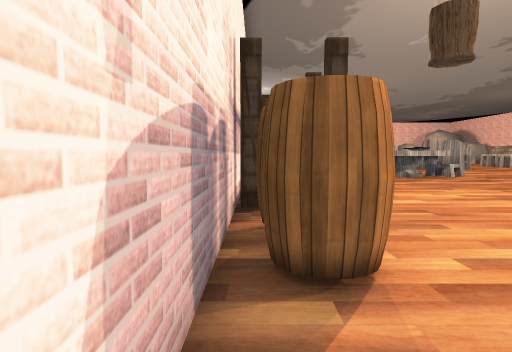
view 1 (above)

20 first-person views from a walk through a Unity game level. The camera is 1.3 m above the floor, tilts 4° down and sees 80° across. The floor is counted in squares, 1 m on a side. Each view is taken from the middle of a square. On the plan, view 1 faces up. The plan holds only what a view shows up to about 14 squares ahead; the rest is blank. The place goes on beyond the plan. The player is left out. Some surface patterns are stand-ins.

view 2
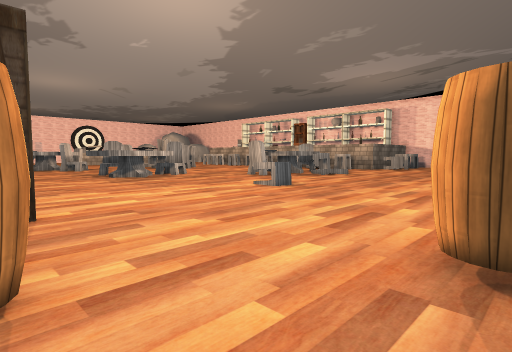

view 3
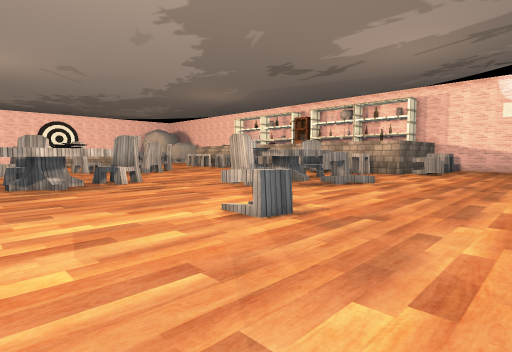

view 4
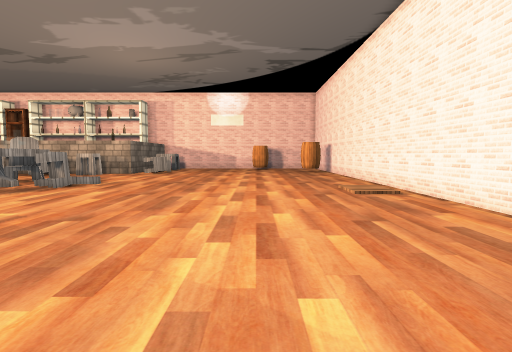

view 5
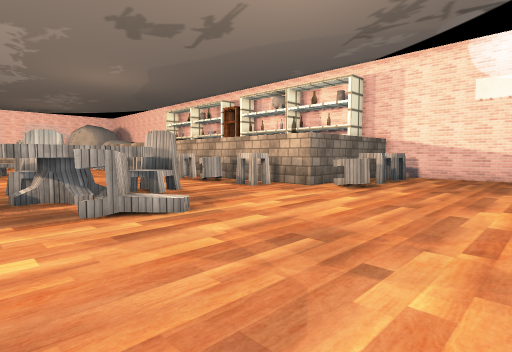

view 6
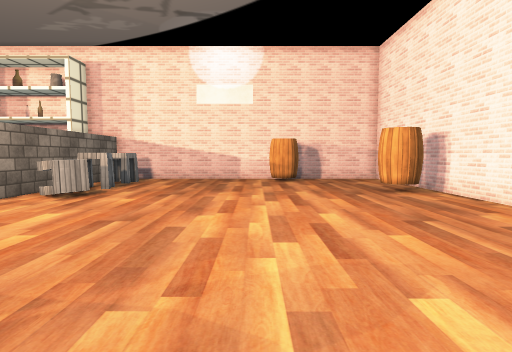

view 7
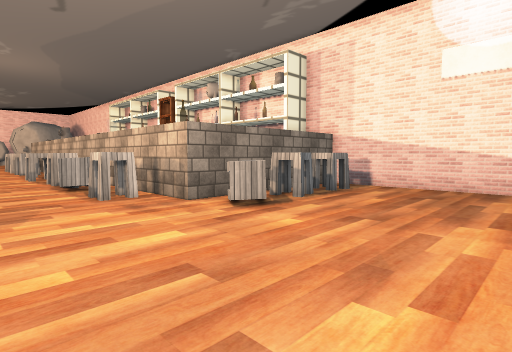

view 8
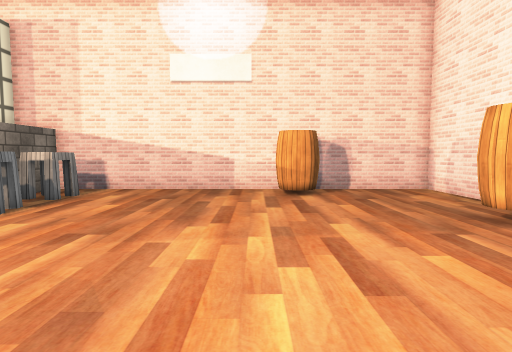

view 9
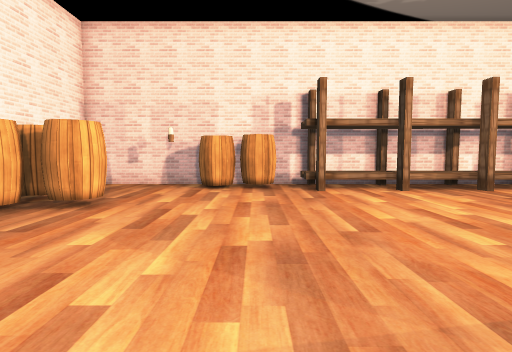

view 10
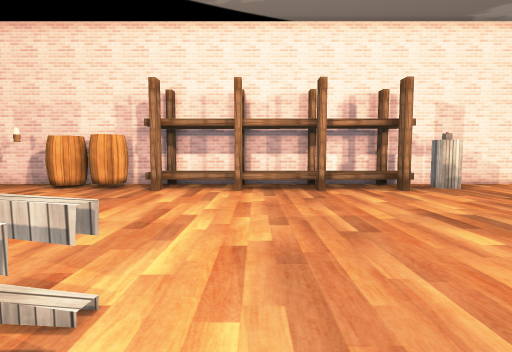

view 11
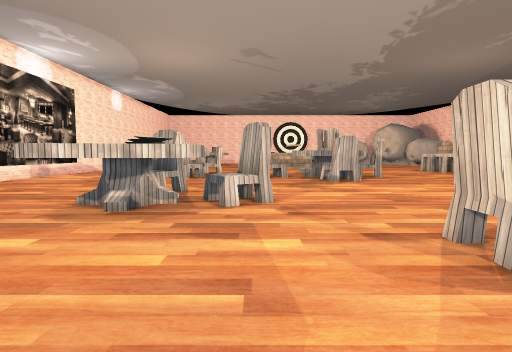

view 12
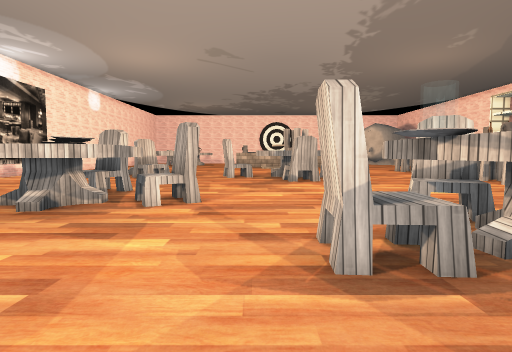

view 13
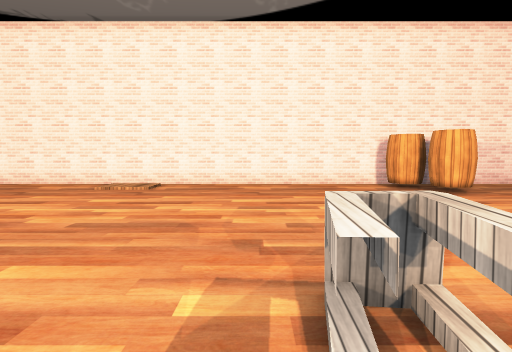

view 14
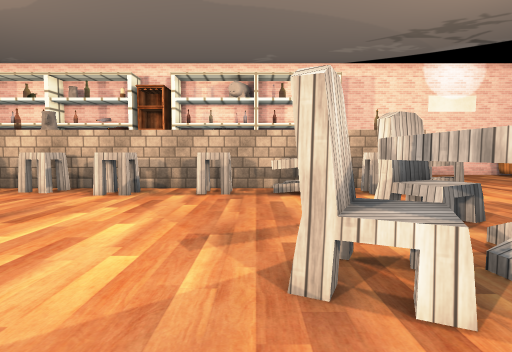

view 15
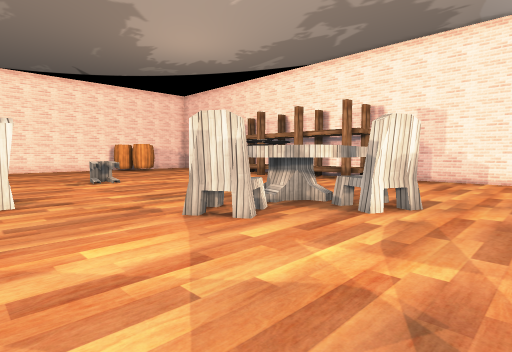

view 16
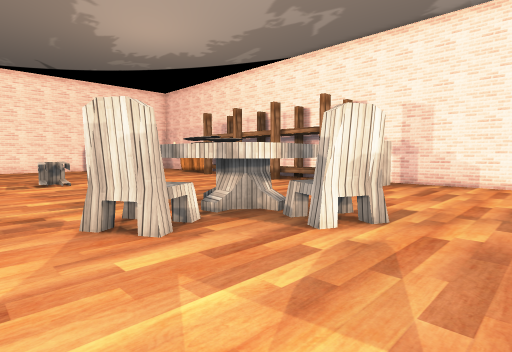

view 17
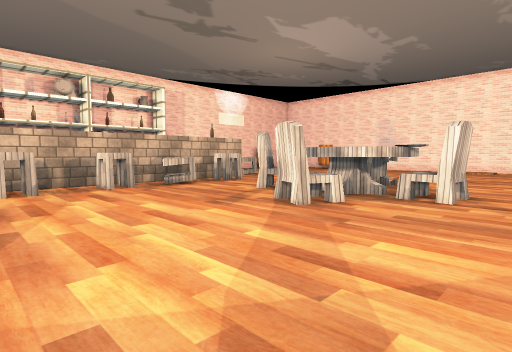

view 18
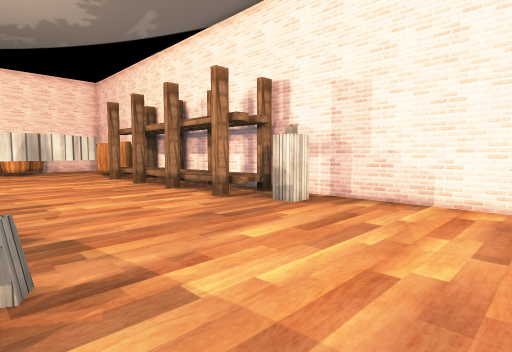

view 19
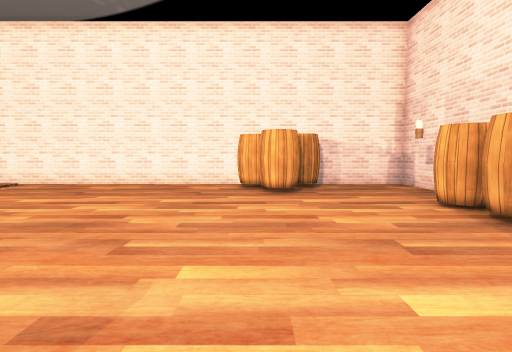

view 20
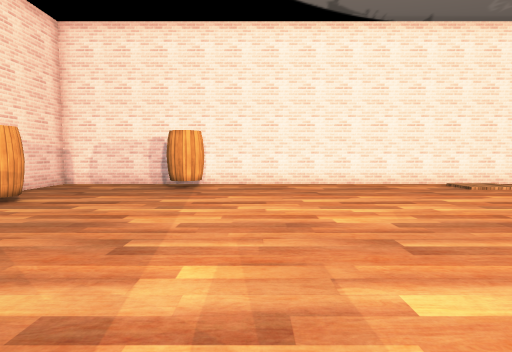

### Floor plan
Points are (right, up) in squares from view 1. A wall is a line through its corners. A room is listed if a view was taken in it or the views show most of it. See-through windows are left out.
Room 1 (views 1, 2, 3, 4, 5, 6, 7, 8, 9, 10, 11, 12, 13, 14, 15, 16, 17, 18, 19, 20)
walls: (2.1, 10.2) (1.7, 10.3); (2.2, 7.2) (1.6, 7.2); (2.2, 13.2) (1.7, 13.3); (1.7, 10.5) (2.1, 10.5); (1.6, 7.5) (2.2, 7.5); (1.7, 13.5) (2.2, 13.5); (2.3, 16.2) (1.7, 16.3); (0.3, 10.3) (-0.5, 10.3) (-0.5, -2.5) (4.5, -2.5); (1.7, 16.5) (2.2, 16.5); (6.1, -2.5) (34.5, -2.5) (34.5, 1.6); (0.3, 13.3) (-0.3, 13.3); (0.1, 7.3) (-0.4, 7.3); (-0.4, 7.5) (0.2, 7.5); (0.3, 16.3) (-0.3, 16.3); (-0.3, 16.5) (0.3, 16.5); (34.5, 3.1) (34.5, 11.5) (26.7, 11.5) (26.7, 24.5); (-0.5, 23.4) (-0.5, 10.5)
low walls: (1.7, 10.3) (1.6, 7.5); (1.7, 13.3) (1.7, 10.5); (1.7, 16.3) (1.7, 13.5); (1.2, 16.9) (1.7, 16.9); (0.2, 16.9) (0.7, 16.9) (0.7, 16.1)
ways out: gap at (0, 17)
objects: barrel (0, 3) to (1, 4); barrel (0, 5) to (1, 6); other object (1, 18) to (1, 19); barrel (4, -2) to (5, -1); barrel (5, 0) to (6, 1); barrel (6, -2) to (7, -1); table (7, 16) to (11, 20); chair (8, 20) to (9, 22); stool (11, 8) to (11, 10); chair (11, 18) to (12, 19); chair (15, 13) to (16, 15); table (17, 12) to (20, 16); chair (17, 16) to (19, 18); chair (18, 11) to (19, 12); chair (20, 14) to (22, 15); stool (25, 13) to (26, 14); stool (25, 16) to (26, 17); stool (25, 19) to (26, 20); stool (25, 22) to (26, 23); stool (27, 9) to (28, 11); barrel (28, -2) to (29, 0); stool (29, 10) to (30, 11); stool (32, 10) to (33, 11); barrel (33, 2) to (34, 3)

Where each view was taken, in squares from view 1:
view 1: 0 up, 0 right, facing up
view 2: 0 up, 1 right, facing up-right
view 3: 4 up, 6 right, facing up-right
view 4: 3 up, 6 right, facing right
view 5: 4 up, 16 right, facing up-right
view 6: 4 up, 18 right, facing right
view 7: 4 up, 22 right, facing up-right
view 8: 4 up, 23 right, facing right
view 9: 5 up, 13 right, facing left
view 10: 11 up, 13 right, facing left
view 11: 10 up, 12 right, facing up
view 12: 10 up, 14 right, facing up
view 13: 11 up, 12 right, facing down
view 14: 18 up, 15 right, facing right
view 15: 24 up, 16 right, facing down-left
view 16: 24 up, 14 right, facing down-left
view 17: 24 up, 13 right, facing down-right
view 18: 24 up, 8 right, facing down-left
view 19: 11 up, 6 right, facing down
view 20: 11 up, 26 right, facing down
